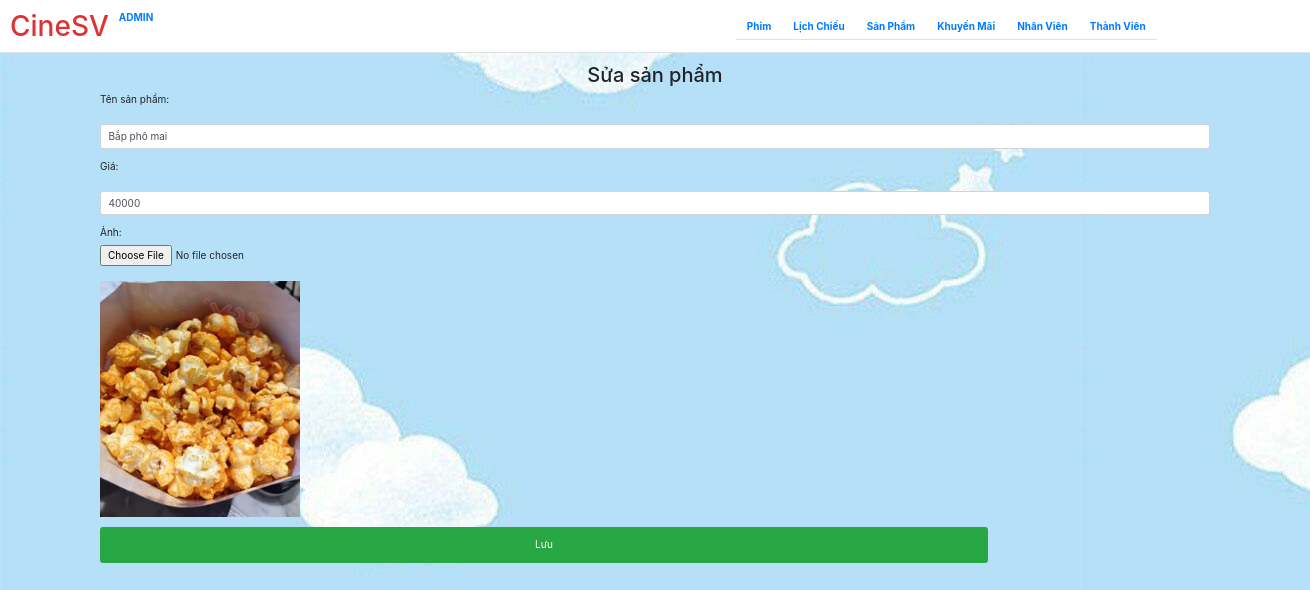
The page /admin/sanpham/update.php?masp=2 on the database its author committed.
### tables this page shows
CREATE TABLE `sanpham` (
  `MASP` int(10) NOT NULL,
  `TENSP` varchar(50) NOT NULL,
  `GIA` double NOT NULL,
  `anh` varchar(256) NOT NULL
);

### db/dbhelper.php (called while the page is built, shortened)
<?php
function executeSingleResult($sql) {
	$con = mysqli_connect(HOST, USERNAME, PASSWORD, DATABASE);
	$result = mysqli_query($con, $sql);
	$row =null;
	if ($result !=null)
	{
		$row    = mysqli_fetch_array($result);
	}
	return $row;
}

### admin/sanpham/update.php (the view, shortened to what this page needs)
<?php
require_once ('../../db/dbhelper.php');
$masp = $tensp = '';
if (isset($_GET['masp'])) {
	$masp   = $_GET['masp'];
	$sql          = "select * from sanpham where masp='$masp'";
	$result = executeSingleResult($sql);
	if ($result != null) {
		$tensp = $result[1];
		$gia= $result[2];
		$anh= $result[3];
	}
}
require('../../all/header.php')
?>
	<div class="container">
		<div class="panel panel-primary">
			<div class="panel-heading">
				<h2 class="text-center">Sửa sản phẩm</h2>
			</div>
			<div class="panel-body">
				<form method="post">
					<div class="form-group">
					  <label for="name">Tên sản phẩm:</label>
					  <input required="true" type="text" class="form-control" id="tensp" name="tensp" value="<?=$tensp?>">
					</div>
					<div class="form-group">
					  <label for="thoiluong">Giá:</label>
					  <input required="true" type="text" class="form-control" id="gia" name="gia" value="<?=$gia?>">
					</div>
					<div class="form-group">
					<label for="anh">Ảnh:</label><br>
					  <input class="inputfile"  type="file" name="anh" id="anh" value="<?=$anh?>"><br>
					  <br><img src="../../assets/img/bapnuoc/<?=$anh?>" style="max-width: 200px;" id="img_poster" alt="">
					</div>
					<button class="btn btn-success">Lưu</button>
				</form>
			</div>
		</div>
	</div>
</body>
</html>

### assets/css/base.css (style rules this page uses)
:root { --primary-color: rgb(223, 50, 50); --white-color: #fff; --black-color: #000; --text-color: #505050; --header-height: 80px; }
* { box-sizing: inherit; }
html { font-size: 62.5%; line-height: 1.6rem; font-family: 'Roboto', sans-serif; box-sizing: border-box; }
.btn { width: 80%; height: 36px; margin: 0 auto; font-size: 1.4rem; font-weight: 500; color: var(--white-color); background-color: var(--primary-color); border: none; cursor: pointer; border-radius: 5px; text-decoration: none; display: block; text-align: center; line-height: 30px; }
.form-control { display: block; width: 100%; height: calc(1.5em + 0.75rem + 2px); padding: 0.375rem 0.75rem; font-size: 1.6rem; font-weight: 400; line-height: 1.5; color: #495057; background-color: rgb(255, 255, 255); background-clip: padding-box; border: 1px solid #ced4da; border-radius: 0.25rem; margin-top: 12px; border-radius: 5px; }

### rows shown on the page
sanpham: tensp "Bắp phô mai", gia "40000", anh (picture)
